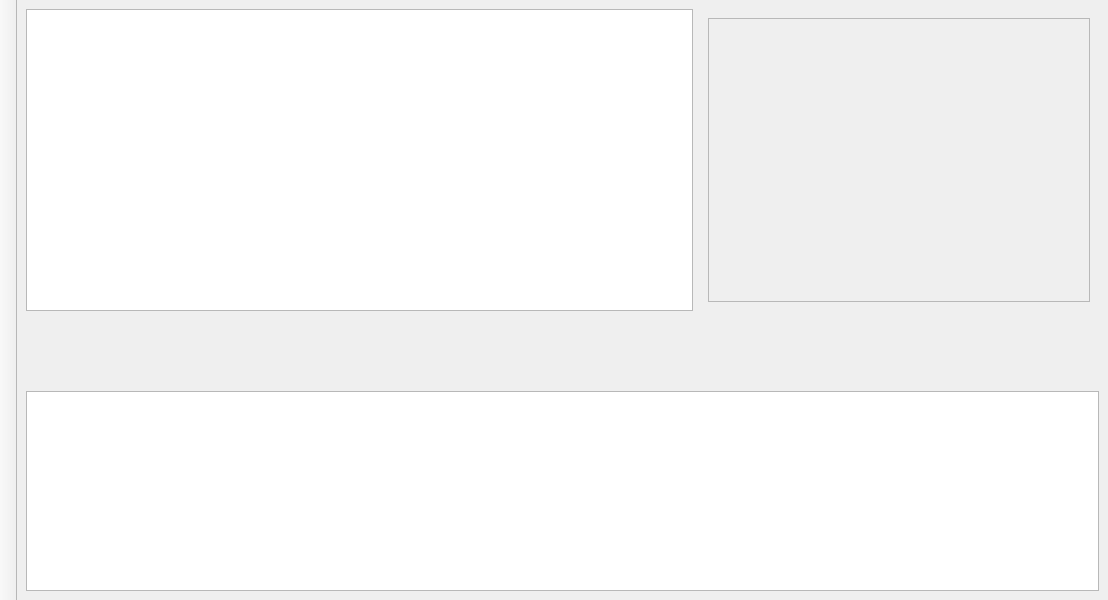
<?xml version="1.0" encoding="UTF-8"?>
<ui version="4.0">
 <class>MainWindow</class>
 <widget class="QMainWindow" name="MainWindow">
  <property name="geometry">
   <rect>
    <x>0</x>
    <y>0</y>
    <width>1108</width>
    <height>600</height>
   </rect>
  </property>
  <property name="windowTitle">
   <string/>
  </property>
  <property name="windowIcon">
   <iconset resource="../Resources.qrc">
    <normaloff>:/Icons/Resources/Icons/FrameFlow_1000px.png</normaloff>:/Icons/Resources/Icons/FrameFlow_1000px.png</iconset>
  </property>
  <widget class="QWidget" name="centralwidget">
   <layout class="QVBoxLayout" name="verticalLayout_2">
    <item>
     <layout class="QHBoxLayout" name="horizontalLayout">
      <item>
       <widget class="QGraphicsView" name="graphicsView">
        <property name="backgroundBrush">
         <brush brushstyle="Dense1Pattern">
          <color alpha="255">
           <red>93</red>
           <green>109</green>
           <blue>126</blue>
          </color>
         </brush>
        </property>
       </widget>
      </item>
      <item>
       <widget class="QFrame" name="details">
        <property name="sizePolicy">
         <sizepolicy hsizetype="Fixed" vsizetype="Preferred">
          <horstretch>0</horstretch>
          <verstretch>0</verstretch>
         </sizepolicy>
        </property>
        <property name="minimumSize">
         <size>
          <width>400</width>
          <height>0</height>
         </size>
        </property>
        <property name="frameShape">
         <enum>QFrame::NoFrame</enum>
        </property>
        <property name="frameShadow">
         <enum>QFrame::Plain</enum>
        </property>
        <property name="lineWidth">
         <number>0</number>
        </property>
        <layout class="QVBoxLayout" name="verticalLayout_3">
         <item>
          <widget class="QScrollArea" name="scrollArea">
           <property name="widgetResizable">
            <bool>true</bool>
           </property>
           <widget class="QWidget" name="scrollAreaWidgetContents">
            <property name="geometry">
             <rect>
              <x>0</x>
              <y>0</y>
              <width>384</width>
              <height>296</height>
             </rect>
            </property>
            <layout class="QVBoxLayout" name="verticalLayout">
             <item>
              <layout class="QFormLayout" name="propertiesLayout"/>
             </item>
            </layout>
           </widget>
          </widget>
         </item>
        </layout>
       </widget>
      </item>
     </layout>
    </item>
    <item>
     <widget class="QFrame" name="contolFrame">
      <property name="sizePolicy">
       <sizepolicy hsizetype="Preferred" vsizetype="Fixed">
        <horstretch>0</horstretch>
        <verstretch>0</verstretch>
       </sizepolicy>
      </property>
      <property name="minimumSize">
       <size>
        <width>0</width>
        <height>50</height>
       </size>
      </property>
      <property name="frameShape">
       <enum>QFrame::NoFrame</enum>
      </property>
      <property name="frameShadow">
       <enum>QFrame::Plain</enum>
      </property>
      <property name="lineWidth">
       <number>0</number>
      </property>
      <layout class="QHBoxLayout" name="horizontalLayout_2">
       <item>
        <widget class="QPushButton" name="leftButton">
         <property name="sizePolicy">
          <sizepolicy hsizetype="Fixed" vsizetype="Fixed">
           <horstretch>0</horstretch>
           <verstretch>0</verstretch>
          </sizepolicy>
         </property>
         <property name="minimumSize">
          <size>
           <width>50</width>
           <height>50</height>
          </size>
         </property>
         <property name="text">
          <string/>
         </property>
         <property name="iconSize">
          <size>
           <width>50</width>
           <height>50</height>
          </size>
         </property>
         <property name="default">
          <bool>false</bool>
         </property>
         <property name="flat">
          <bool>true</bool>
         </property>
        </widget>
       </item>
       <item>
        <widget class="QPushButton" name="rightButton">
         <property name="sizePolicy">
          <sizepolicy hsizetype="Fixed" vsizetype="Fixed">
           <horstretch>0</horstretch>
           <verstretch>0</verstretch>
          </sizepolicy>
         </property>
         <property name="minimumSize">
          <size>
           <width>50</width>
           <height>50</height>
          </size>
         </property>
         <property name="text">
          <string/>
         </property>
         <property name="iconSize">
          <size>
           <width>50</width>
           <height>50</height>
          </size>
         </property>
         <property name="flat">
          <bool>true</bool>
         </property>
        </widget>
       </item>
       <item>
        <spacer name="horizontalSpacer">
         <property name="orientation">
          <enum>Qt::Horizontal</enum>
         </property>
         <property name="sizeHint" stdset="0">
          <size>
           <width>297</width>
           <height>20</height>
          </size>
         </property>
        </spacer>
       </item>
       <item>
        <widget class="QPushButton" name="deleteButton">
         <property name="text">
          <string/>
         </property>
         <property name="iconSize">
          <size>
           <width>50</width>
           <height>50</height>
          </size>
         </property>
         <property name="flat">
          <bool>true</bool>
         </property>
        </widget>
       </item>
       <item>
        <widget class="QPushButton" name="moveBackButton">
         <property name="text">
          <string/>
         </property>
         <property name="iconSize">
          <size>
           <width>50</width>
           <height>50</height>
          </size>
         </property>
         <property name="flat">
          <bool>true</bool>
         </property>
        </widget>
       </item>
       <item>
        <widget class="QPushButton" name="moveFrontButton">
         <property name="text">
          <string/>
         </property>
         <property name="iconSize">
          <size>
           <width>50</width>
           <height>50</height>
          </size>
         </property>
         <property name="flat">
          <bool>true</bool>
         </property>
        </widget>
       </item>
       <item>
        <spacer name="horizontalSpacer_2">
         <property name="orientation">
          <enum>Qt::Horizontal</enum>
         </property>
         <property name="sizeHint" stdset="0">
          <size>
           <width>297</width>
           <height>20</height>
          </size>
         </property>
        </spacer>
       </item>
      </layout>
     </widget>
    </item>
    <item>
     <widget class="QListView" name="imageListView">
      <property name="sizePolicy">
       <sizepolicy hsizetype="Expanding" vsizetype="Minimum">
        <horstretch>0</horstretch>
        <verstretch>0</verstretch>
       </sizepolicy>
      </property>
      <property name="minimumSize">
       <size>
        <width>0</width>
        <height>200</height>
       </size>
      </property>
      <property name="flow">
       <enum>QListView::LeftToRight</enum>
      </property>
      <property name="viewMode">
       <enum>QListView::ListMode</enum>
      </property>
      <property name="selectionRectVisible">
       <bool>false</bool>
      </property>
     </widget>
    </item>
   </layout>
  </widget>
  <widget class="QToolBar" name="SideBar">
   <property name="windowTitle">
    <string>toolBar</string>
   </property>
   <property name="movable">
    <bool>false</bool>
   </property>
   <property name="toolButtonStyle">
    <enum>Qt::ToolButtonIconOnly</enum>
   </property>
   <property name="floatable">
    <bool>false</bool>
   </property>
   <attribute name="toolBarArea">
    <enum>LeftToolBarArea</enum>
   </attribute>
   <attribute name="toolBarBreak">
    <bool>false</bool>
   </attribute>
  </widget>
 </widget>
 <resources>
  <include location="../Resources.qrc"/>
 </resources>
 <connections/>
</ui>
